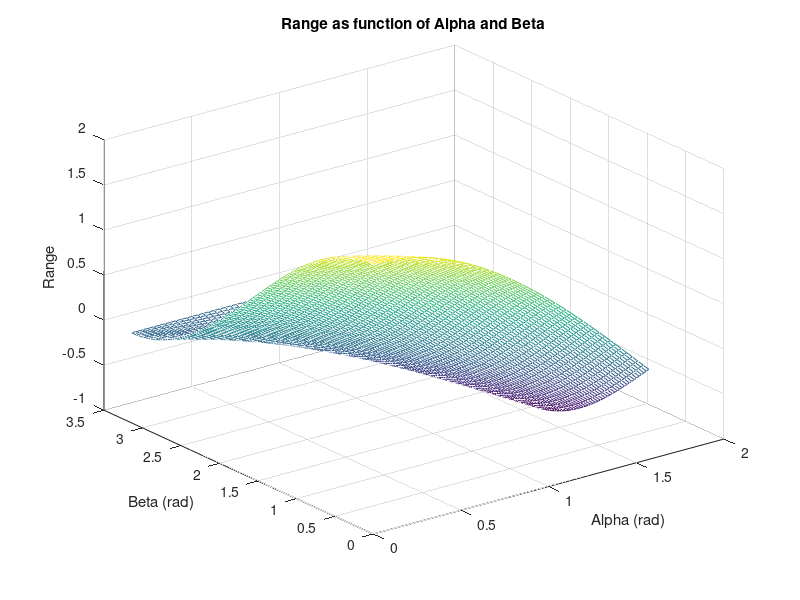
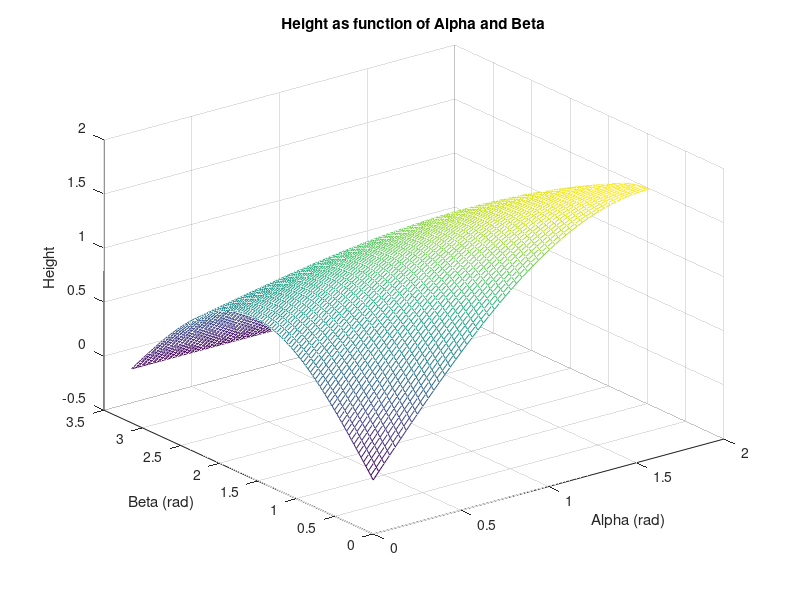

Here is the MATLAB script that generated these plots, in order: (Note: this script raises an error after producing the figures.)

%Declaring variables
d1 = 1; 
d2 = 1; 
alpha = 0:pi/100:pi/2;
beta = 0:pi/100:pi;
[Alpha, Beta] = meshgrid(alpha, beta);
range = d1.*cos(Alpha) + d2.*cos(Alpha + Beta);
height = d1.*sin(Alpha) + d2.*sin(Alpha + Beta);
%Creating figures and pretty graphs
fig1 = figure(1); %Making a new figure window
mesh(Alpha, Beta, range);%Defining the function being displayed
title('Range as function of Alpha and Beta')
xlabel("Alpha (rad)");
ylabel("Beta (rad)");
zlabel("Range");
fig2 = figure(2); %Making a new figure window
mesh(Alpha, Beta, height); %Defining the function being displayed
title('Height as function of Alpha and Beta')
xlabel("Alpha (rad)");
ylabel("Beta (rad)");
zlabel("Height");

%Step 1
x0 = [1; 2];
Rdes = 1;
Hdes = 1.1;
acc = 0.01;
maxSteps = 100;

xold = x0; 

%Steps 4&5
accReached = false;
steps = 0;
while (~accReached) & (steps < maxSteps)
    %Steps 2&3
    xnew = xold - Jacobian(xold.')\functionVector(xold.');
    
    %the rest of Steps 4&5
    accReached = (xnew-xold) < [acc, acc]; 
%per the comment left by sambe on 11/1 this is what accuracy means, not that the norm is less than the accuracy as the problem says by saying "euclidean distance"
    xold = xnew;
    steps = steps+1;
end    
disp(xnew);
disp(steps)

function vec = functionVector(abVec)
    alpha = abVec(1,1);
    beta = abVec(1,2);
    d1 = 1; 
    d2 = 1;
    f1 = d1*cos(alpha) + d2*cos(alpha + beta) - 1;
    f2 = d1*sin(alpha) + d2*sin(alpha + beta) - 1.1;
    vec = [f1; f2];
end

function jac = Jacobian(abVec)
    alpha = abVec(1,1);
    beta = abVec(1,2);
    d1 = 1;
    d2 = 1;
    %declaring the entries of my jacobian
    Jac11 = -1*d1*sin(alpha) - d2*sin(alpha + beta);
    Jac12 = -1*d2*sin(alpha + beta);
    Jac21 = d1*cos(alpha) + d2*cos(alpha + beta);
    Jac22 = d2*cos(alpha + beta);
    jac = [Jac11, Jac12; Jac21, Jac22];
end